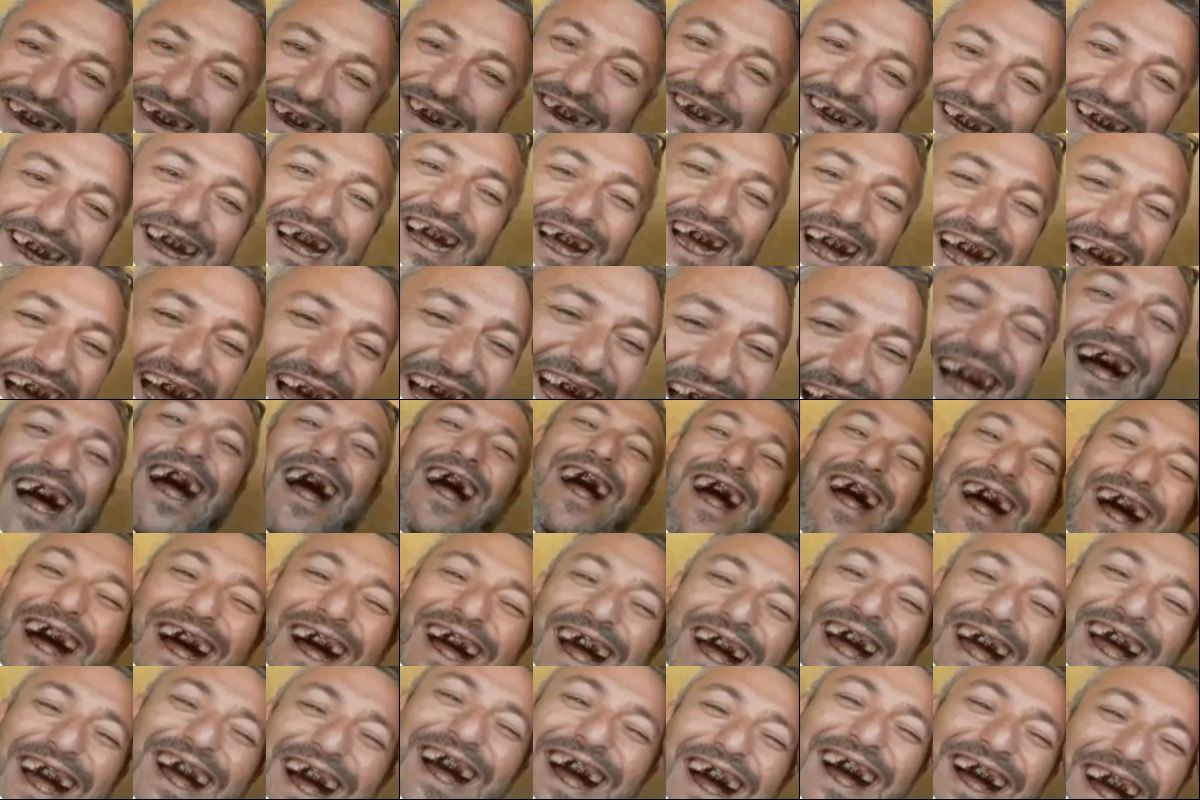
#> input picture assets/faces_left_sheet.jpg, 1200 x 800 px, given in place of 300px-Donkey_Kong.png, which was not available
$ python bodies_preview.py
#> lines starting #> are read from the running program, lines starting #| are printed output that depends on the picture; after the words box and inside, x2 and y2 are one past the last pixel; in counts of white or black regions, pixels touching at a corner belong together; pictures that were not available may be replaced by others from this repository, and a replacement may not be noted
"""Key the cockroach, crop both, and build an annotated preview showing
where each body's head sits (for the face-replacement geometry)."""
import os
import numpy as np
import cv2
from PIL import Image, ImageDraw, ImageFilter

src_dir = r"C:\Users\gru\Pictures\loj shavale"
out_dir = r"D:\dsh workspace\dsh test project\assets\bodies"

def white_key(rgb, ramp_lo=8, ramp_hi=45):
    arr = np.array(rgb).astype(np.float32)
    d = 255 - arr.mean(axis=2)
    alpha = np.clip((d - ramp_lo) / (ramp_hi - ramp_lo), 0, 1)
    return (alpha * 255).astype(np.uint8)

def to_rgba(rgb):
    a = Image.fromarray(white_key(rgb)).filter(ImageFilter.GaussianBlur(1.0))
    return Image.fromarray(np.dstack([np.array(rgb), np.array(a)]), "RGBA")

def crop_bbox(rgba, pad=6):
    a = np.array(rgba)
    mask = a[..., 3] > 20
    ys, xs = np.where(mask)
    x0, x1 = max(0, xs.min()-pad), min(a.shape[1], xs.max()+1+pad)
    y0, y1 = max(0, ys.min()-pad), min(a.shape[0], ys.max()+1+pad)
    return rgba.crop((x0, y0, x1, y1))

gk = Image.open(os.path.join(src_dir, "300px-Donkey_Kong.png")).convert("RGB")
#> gk is the input picture: PIL image 1200x800 RGB; mean R, G, B 153.6, 120.3, 100
gor = crop_bbox(to_rgba(gk))
#> in crop_bbox, `mask = a[..., 3] > 20`: mask: shape (800, 1200) bool; every value is 1
#> in crop_bbox, `x0, x1 = max(0, xs.min()-pad), min(a.shape[1], xs.max()+1+pad)`: x0 = 0; x1 = 1200
#> in crop_bbox, `y0, y1 = max(0, ys.min()-pad), min(a.shape[0], ys.max()+1+pad)`: y0 = 0; y1 = 800
gor.save(os.path.join(out_dir, "gorilla_full.png"))

ck = Image.open(os.path.join(src_dir,
    "ready-scared-cockroach-icon-cartoon-vector-insect-bug-ready-scared-cockroach-icon-cartoon-vector-insect-bug-dead-creepy-306345150.webp")).convert("RGB")
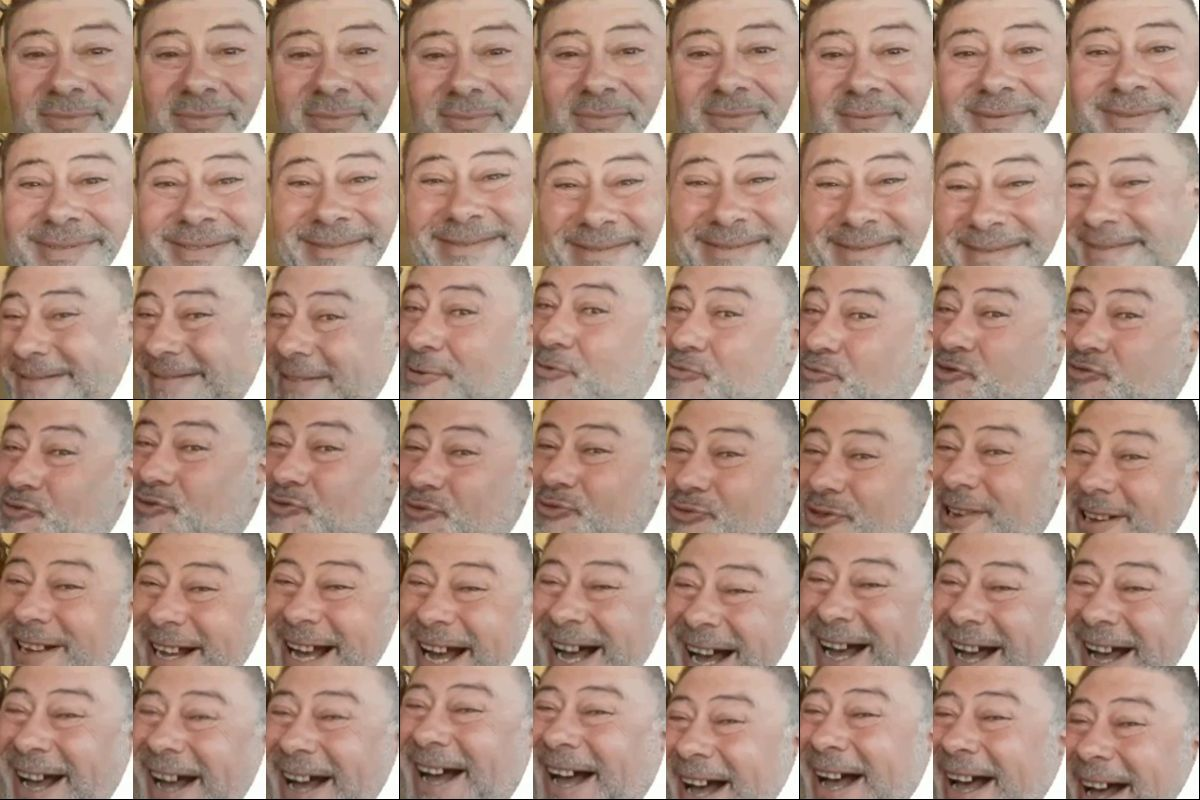
#> input picture assets/faces_right_sheet.jpg, 1200 x 800 px, given in place of ch-icon-cartoon-vector-insect-bug-dead-creepy-306345150.webp, which was not available
#> ck is the input picture: PIL image 1200x800 RGB; mean R, G, B 175.2, 143.6, 128.5
ckr = crop_bbox(to_rgba(ck))
#> call 2 of crop_bbox, with pad = 6
#> in crop_bbox (call 2), `mask = a[..., 3] > 20`:
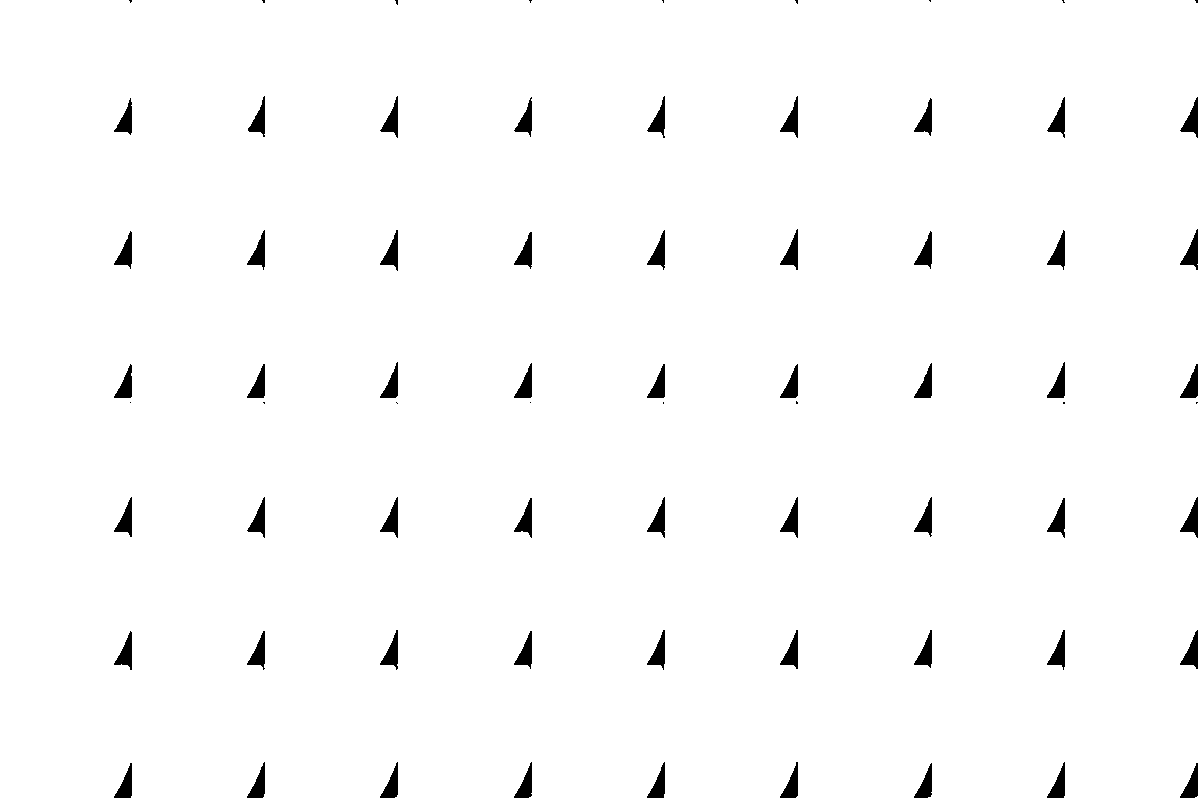
#> mask: shape (800, 1200) bool; 98.1% white; 71 black regions (17 under 20 px), largest, box (x1, y1, x2, y2) and area: (1180, 497, 1198, 538) 339, (780, 229, 798, 270) 338, (780, 497, 798, 538) 338
ckr.save(os.path.join(out_dir, "cockroach_full.png"))

print("gorilla:", gor.size, "cockroach:", ckr.size)
#| gorilla: (1200, 800) cockroach: (1200, 800)

# ---- Annotated preview: draw head-region rectangles ----
def annotate(rgba, head_rect, label, path):
    bg = Image.new("RGBA", rgba.size, (60, 60, 70, 255))
    bg.alpha_composite(rgba)
    d = ImageDraw.Draw(bg)
    d.rectangle(head_rect, outline="red", width=4)
    d.text((8, 8), label, fill="red")
    bg.convert("RGB").save(path, quality=88)

# Gorilla head: from the image, head/face is roughly top-center.
gw, gh = gor.size
#> gw = 1200; gh = 800
gor_head = (int(gw*0.28), int(gh*0.02), int(gw*0.72), int(gh*0.42))
#> gor_head = (336, 16, 864, 336)
annotate(gor, gor_head, "gorilla head zone", os.path.join(out_dir, "gorilla_annotated.jpg"))
#> in annotate, `bg = Image.new("RGBA", rgba.size, (60, 60, 70, 255))`:
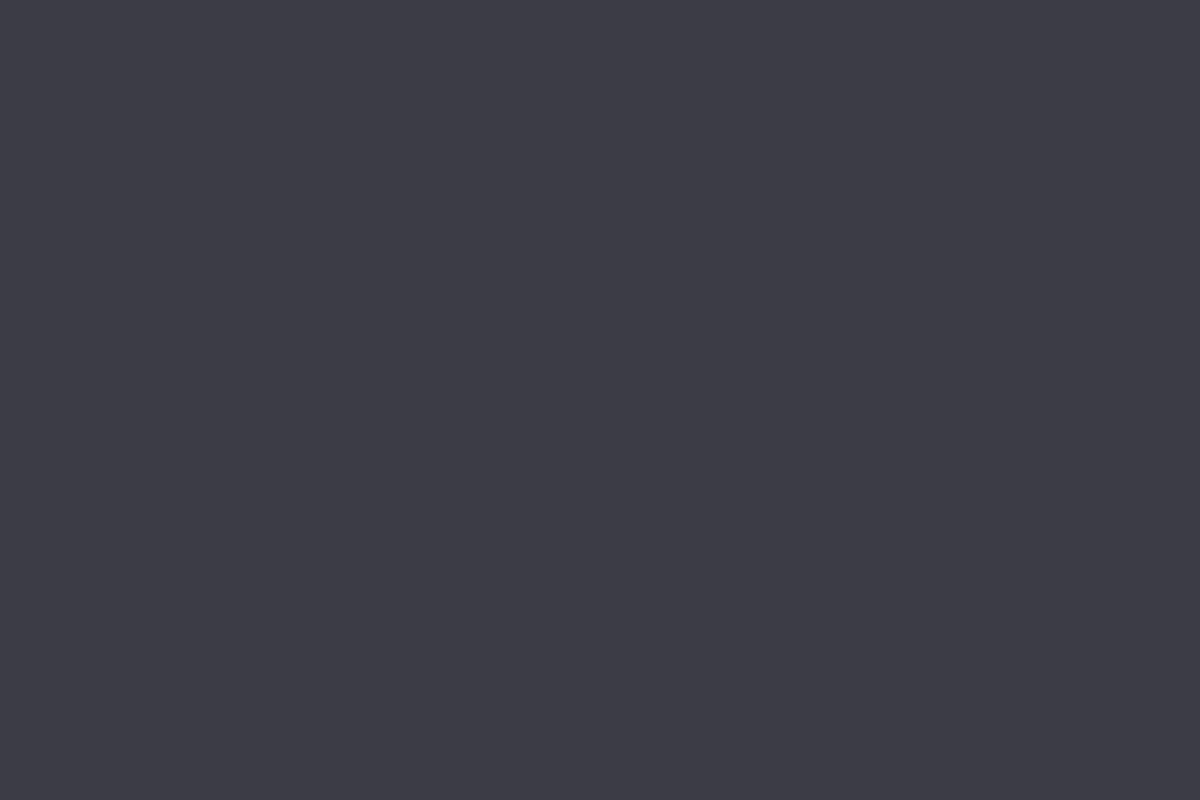
#> bg: PIL image 1200x800 RGBA; mean R, G, B, A 60, 60, 70, 255
# Cockroach head: top of the bug (head with eyes + antennae)
cw, ch = ckr.size
#> cw = 1200; ch = 800
ckr_head = (int(cw*0.30), int(ch*0.02), int(cw*0.70), int(ch*0.40))
#> ckr_head = (360, 16, 840, 320)
annotate(ckr, ckr_head, "cockroach head zone", os.path.join(out_dir, "cockroach_annotated.jpg"))
#> call 2 of annotate, with head_rect = (360, 16, 840, 320), label = 'cockroach head zone'
#> in annotate (call 2), `bg.convert("RGB").save(path, quality=88)`:
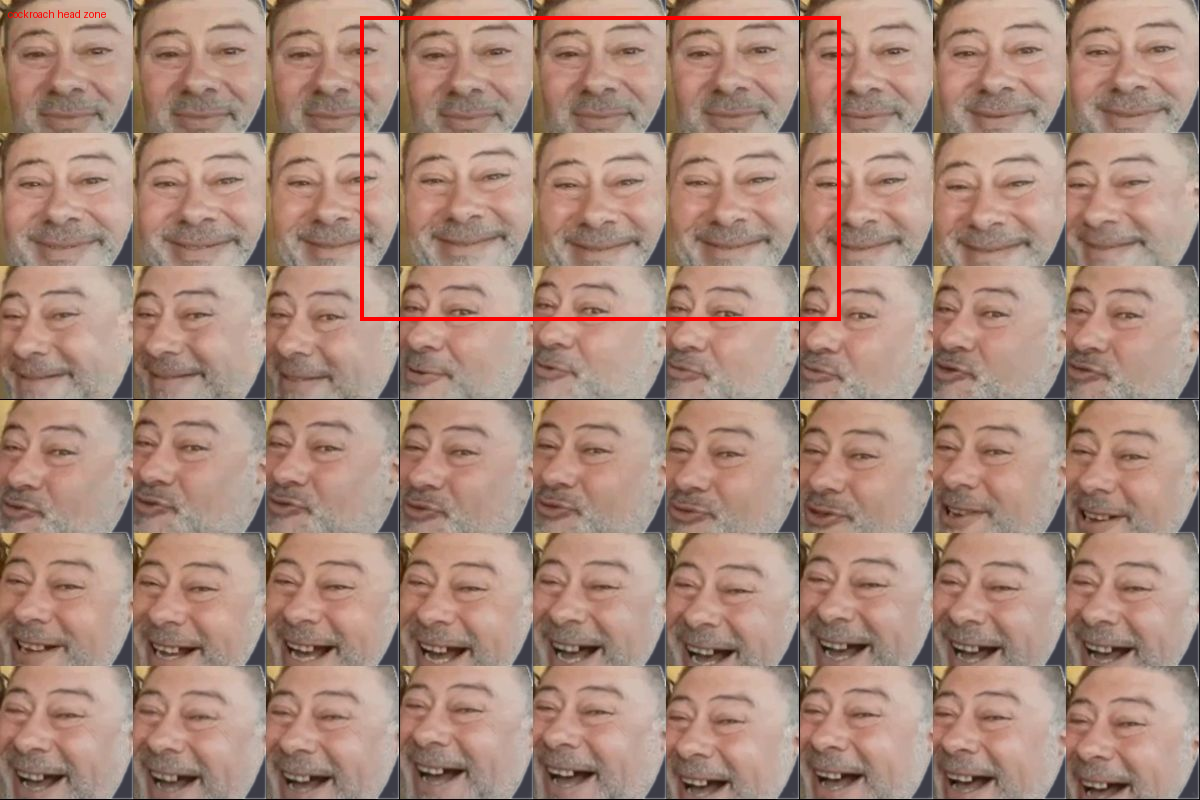
#> saved as cockroach_annotated.jpg: PIL image 1200x800 RGB; mean R, G, B 170.5, 137.5, 122.9
print("annotated previews saved")
